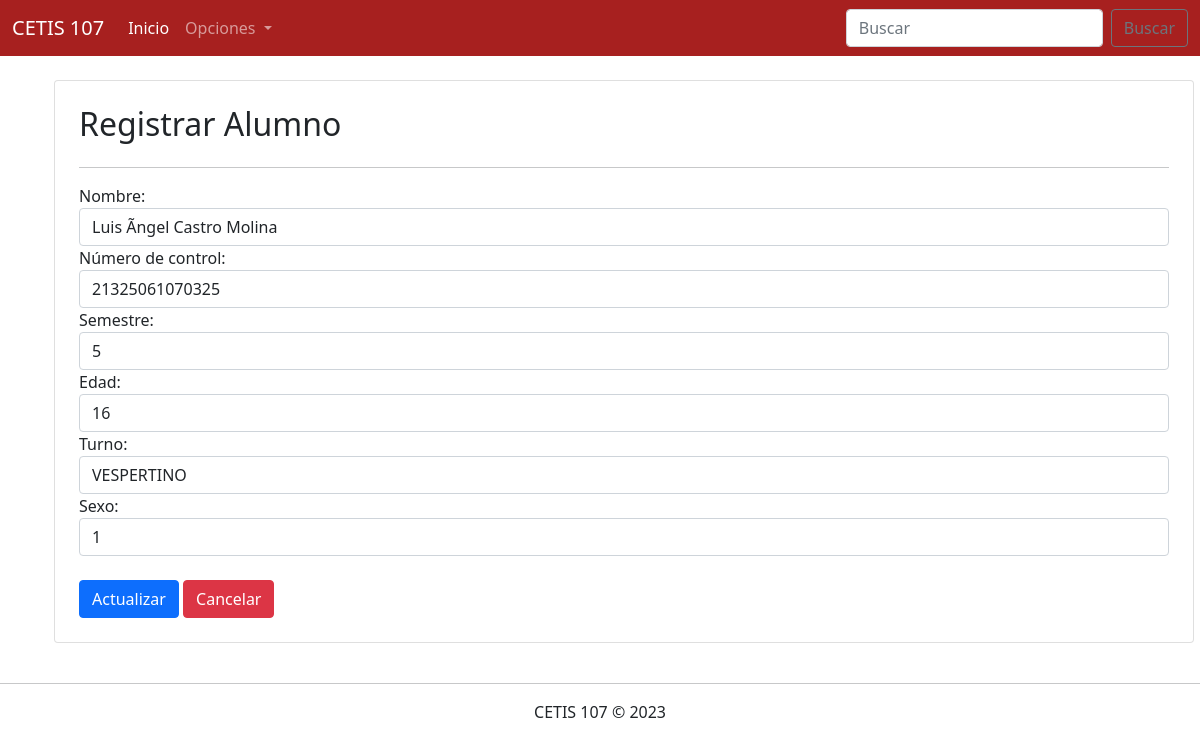
The page /parcial2/editarAlumno.php?id=8 on the database its author committed.
### tables this page shows
CREATE TABLE `alumnos` (
  `id` int(11) NOT NULL,
  `nombre` varchar(100) NOT NULL,
  `numero_control` varchar(30) NOT NULL,
  `semestre` int(11) NOT NULL,
  `edad` int(11) NOT NULL,
  `turno` varchar(10) NOT NULL,
  `sexo` tinyint(4) NOT NULL
);

### parcial2/editarAlumno.php (the view, shortened to what this page needs)
<!DOCTYPE html>
<html lang="en">
<head>
    <link rel="stylesheet" href="css/bootstrap.css">
</head>
<body>
    <?php
        include 'menu.php';
        include 'conexion.php';
        $id = $_GET["id"];
        $sql = "SELECT * FROM alumnos WHERE id=".$id;
        $datos = $conexion->query($sql);
        $alumno = $datos->fetch_assoc();
    ?>
    <div class="container">
        <div class="row">
            <div class="col-12 card m-4 p-4">
                <h2>Registrar Alumno</h2><hr>
                <form action="ActualizarAlumno.php" method="POST">
                    <div class="form-group">
                        <label for="">Nombre:</label>
                        <input value="<?php echo $alumno["nombre"]; ?>" name="nombre" type="text" class="form-control" placeholder="Teclea el nombre del alumno" required>
                    </div>
                    <div class="form-group">
                        <label for="">Número de control:</label>
                        <input value="<?php echo $alumno["numero_control"]; ?>" name="nc" type="text" class="form-control" placeholder="Teclea el número de control" required>
                    </div>
                    <div class="form-group">
                        <label for="">Semestre:</label>
                        <input value="<?php echo $alumno["semestre"]; ?>" name="semestre" type="number" class="form-control" placeholder="Teclea el semestre" required>
                    </div>
                    <div class="form-group">
                        <label for="">Edad:</label>
                        <input value="<?php echo $alumno["edad"]; ?>" name="edad" type="number" class="form-control" placeholder="Teclea la edad" required>
                    </div>
                    <div class="form-group">
                        <label for="">Turno:</label>
                        <select name="turno" class="form-control" required>
                            <option selected value="<?php echo $alumno["turno"]; ?>"><?php echo $alumno["turno"]; ?></option>
                        </select>
                    </div>
                    <div class="form-group">
                        <label for="">Sexo:</label>
                        <select name="sexo" class="form-control" required>
                            <option selected value="<?php echo $alumno["sexo"]; ?>"><?php echo $alumno["sexo"]; ?></option>
                        </select>
                    </div><br>
                    <div>
                        <input type="submit" value="Actualizar" class="btn btn-primary">
                        <a href="consultarAlumnos.php" class="btn btn-danger">Cancelar</a>
                    </div>
                </form>
            </div>
        </div>
    </div>
    <footer class="text-center">
        <hr>
        CETIS 107 &copy; 2023
    </footer>
</body>
</html>

### rows shown on the page
alumnos: nombre "Luis Ãngel Castro Molina", nc "21325061070325", semestre "5", edad "16", turno "VESPERTINO", sexo "1"
